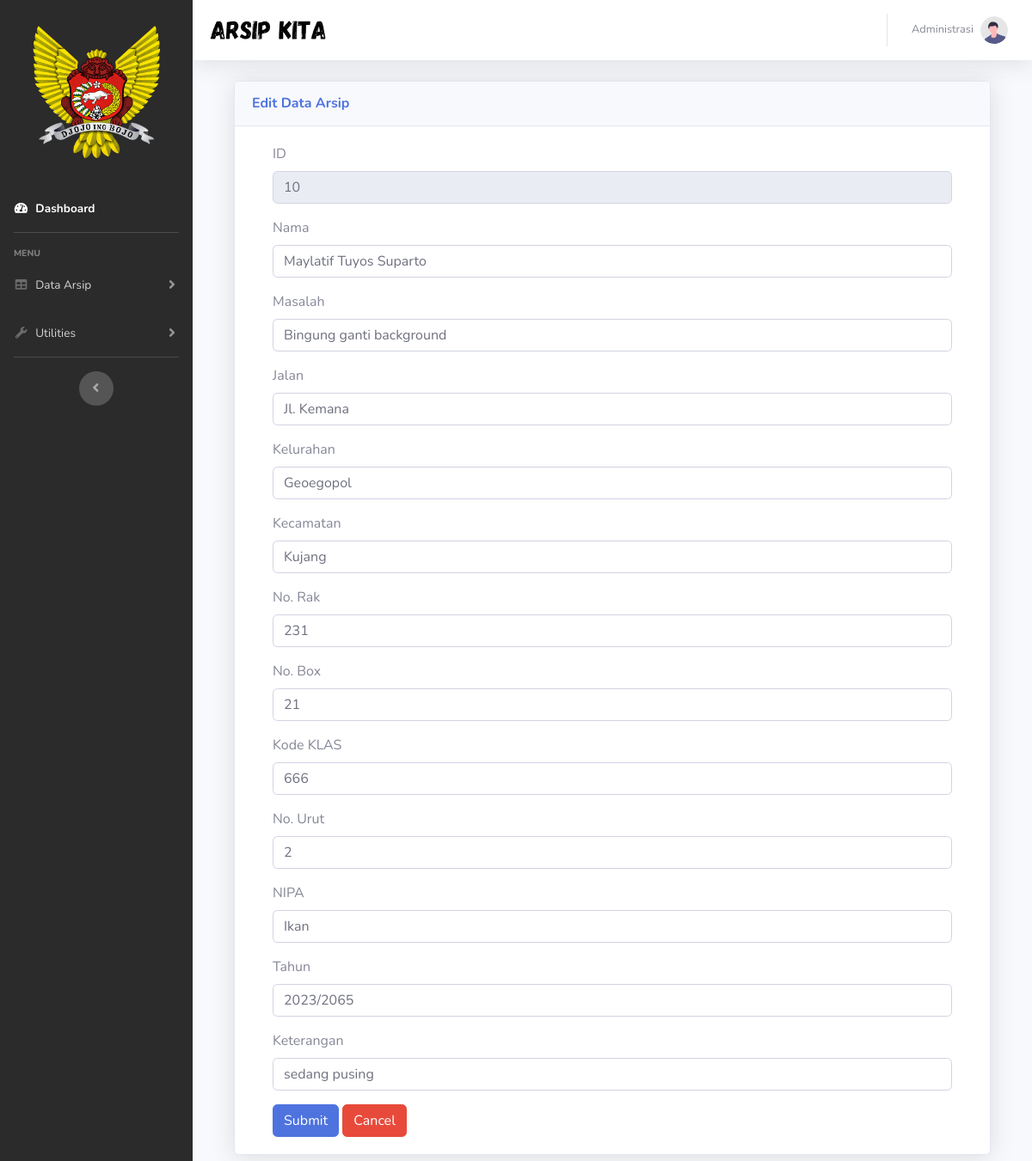
The app's page /admin/arsip/editdata.php?id_dataarsip=10 with its own data.
### tables this page shows
CREATE TABLE `tb_dataarsip` (
  `id_dataarsip` int(10) NOT NULL,
  `tanggal` date NOT NULL,
  `nama` varchar(100) NOT NULL,
  `masalah` varchar(100) NOT NULL,
  `jalan` varchar(100) NOT NULL,
  `kelurahan` varchar(100) NOT NULL,
  `kecamatan` varchar(100) NOT NULL,
  `no_rak` varchar(10) NOT NULL,
  `no_box` varchar(10) NOT NULL,
  `kode_klas` varchar(100) NOT NULL,
  `no_urut` varchar(100) NOT NULL,
  `nipa` varchar(10) NOT NULL,
  `tahun` varchar(100) NOT NULL,
  `keterangan` varchar(100) NOT NULL
);

### database/koneksi.php (called while the page is built, shortened)
<?php
class koneksi
{
    private $host = "localhost";
    private $user = "root";
    private $password = "";
    private $database = "disarsipus";
    private $koneksi;
    private function connect()
    {
        $this->koneksi = mysqli_connect($this->host, $this->user, $this->password, $this->database);
    }
    public function query($sql)
    {
        return $this->koneksi->query($sql);
    }
}

### admin/arsip/editdata.php (the view, shortened to what this page needs)
<?php include './layout/header.php'; ?>
<?php
require_once '../../database/koneksi.php';
$koneksi = new koneksi();
include './layout/header.php';
?>
<head>
</head>
<body id="page-top">
    <div id="wrapper">
        <ul class="navbar-nav sidebar sidebar-dark accordion" id="accordionSidebar" style="background-color:#2b2b2b;">
            <a class="sidebar-brand d-flex align-items-center justify-content-center" href="../dashboard.php">
                <div class="sidebar-brand-icon text-center">
                    <br><br><br><br><br><br>
                    <img src="../../assets/img/arsip.png" width="77%">
                </div>
            </a>
            <br><br><br><br><br><br>
            <li class="nav-item active">
                <a class="nav-link" href="../dashboard.php">
                    <i class="fas fa-fw fa-tachometer-alt"></i>
                    <span>Dashboard</span></a>
            </li>
            <hr class="sidebar-divider">
            <div class="sidebar-heading">
                Menu
            </div>
            <li class="nav-item">
                <a class="nav-link collapsed" href="#" data-toggle="collapse" data-target="#collapseTwo"
                    aria-expanded="true" aria-controls="collapseTwo">
                    <i class="fas fa-fw fa-table"></i>
                    <span>Data Arsip</span>
                </a>
            </li>
            <li class="nav-item">
                <a class="nav-link collapsed" href="#" data-toggle="collapse" data-target="#collapseUtilities"
                    aria-expanded="true" aria-controls="collapseUtilities">
                    <i class="fas fa-fw fa-wrench"></i>
                    <span>Utilities</span>
                </a>
            </li>
            <hr class="sidebar-divider d-none d-md-block">
            <div class="text-center d-none d-md-inline">
                <button class="rounded-circle border-0" id="sidebarToggle"></button>
            </div>
        </ul>
        <div id="content-wrapper" class="d-flex flex-column">
            <div id="content">
                <nav class="navbar navbar-expand navbar-light bg-white topbar mb-4 static-top shadow">
                    <form
                        class="d-none d-sm-inline-block form-inline mr-auto ml-md-0 my-2 my-md-0 mw-100 navbar-search">
                        <img src="../../assets/img/tulisan.png" width="36%">
                    </form>
                    <ul class="navbar-nav ml-auto">
                        <li class="nav-item dropdown no-arrow">
                            <a class="nav-link dropdown-toggle" href="#" id="userDropdown" role="button"
                                data-toggle="dropdown" aria-haspopup="true" aria-expanded="false">
                                <span class="mr-2 d-none d-lg-inline text-gray-600 small">Administrasi</span>
                                <img class="img-profile rounded-circle" src="../../assets/img/undraw_profile.svg">
                            </a>
                        </li>
                    </ul>
                </nav>
                <div class="container-fluid">
                    <?php
    $id = $_GET['id_dataarsip'];
    $query = "SELECT * FROM tb_dataarsip WHERE id_dataarsip = '$id'";
    $result = $koneksi->query($query);
    $row = mysqli_fetch_assoc($result);
    ?>
                    <div class="container">
                        <div class="card shadow mb-4">
                            <div class="card-header py-3">
                                <h6 class="m-0 font-weight-bold text-primary">Edit Data Arsip</h6>
                            </div>
                            <div class="container">
                                <div class="card-body">
                                    <div class="row">
                                        <div class="col-md-12">
                                            <form action="operasi_edit_data.php" method="POST">
                                                <div class="form-group">
                                                    <label for="id_dataarsip">ID</label>
                                                    <input type="text" class="form-control" name="id_dataarsip"
                                                        id="id_dataarsip" value="<?php echo $row['id_dataarsip']; ?>"
                                                        readonly>
                                                </div>
                                                <div class="form-group">
                                                    <label for="nama">Nama</label>
                                                    <input type="text" class="form-control" name="nama" id="nama"
                                                        required value="<?php echo $row['nama']; ?>">
                                                </div>
                                                <div class="form-group">
                                                    <label for="masalah">Masalah</label>
                                                    <input type="text" class="form-control" name="masalah" id="masalah"
                                                        required value="<?php echo $row['masalah']; ?>">
                                                </div>
                                                <div class="form-group">
                                                    <label for="jalan">Jalan</label>
                                                    <input type="text" class="form-control" name="jalan" id="jalan"
                                                        required value="<?php echo $row['jalan']; ?>">
                                                </div>
                                                <div class="form-group">
                                                    <label for="kelurahan">Kelurahan</label>
                                                    <input type="text" class="form-control" name="kelurahan"
                                                        id="kelurahan" required
                                                        value="<?php echo $row['kelurahan']; ?>">
                                                </div>
                                                <div class="form-group">
                                                    <label for="kecamatan">Kecamatan</label>
                                                    <input type="text" class="form-control" name="kecamatan"
                                                        id="kecamatan" required
                                                        value="<?php echo $row['kecamatan']; ?>">
                                                </div>
                                                <div class="form-group">
                                                    <label for="no_rak">No. Rak</label>
                                                    <input type="text" class="form-control" name="no_rak" id="no_rak"
                                                        required value="<?php echo $row['no_rak']; ?>">
                                                </div>
                                                <div class="form-group">
                                                    <label for="no_box">No. Box</label>
                                                    <input type="text" class="form-control" name="no_box" id="no_box"
                                                        required value="<?php echo $row['no_box']; ?>">
                                                </div>
                                                <div class="form-group">
                                                    <label for="kode_klas">Kode KLAS</label>
                                                    <input type="text" class="form-control" name="kode_klas"
                                                        id="kode_klas" required
                                                        value="<?php echo $row['kode_klas']; ?>">
                                                </div>
                                                <div class="form-group">
                                                    <label for="no_urut">No. Urut</label>
                                                    <input type="text" class="form-control" name="no_urut" id="no_urut"
                                                        required value="<?php echo $row['no_urut']; ?>">
                                                </div>
                                                <div class="form-group">
                                                    <label for="nipa">NIPA</label>
                                                    <input type="text" class="form-control" name="nipa" id="nipa"
                                                        required value="<?php echo $row['nipa']; ?>">
                                                </div>
                                                <div class="form-group">
                                                    <label for="tahun">Tahun</label>
                                                    <input type="text" class="form-control" name="tahun" id="tahun"
                                                        required value="<?php echo $row['tahun']; ?>">
                                                </div>
                                                <div class="form-group">
                                                    <label for="keterangan">Keterangan</label>
                                                    <input type="text" class="form-control" name="keterangan"
                                                        id="keterangan" required
                                                        value="<?php echo $row['keterangan']; ?>">
                                                </div>
                                                <button type="submit" class="btn btn-primary" name="Update"
                                                    value="Update Data">
                                                    Submit
                                                </button>
                                                <button type="submit" action="arsip.php" class="btn btn-danger">
                                                    Cancel
                                                </button>
                                            </form>
                                        </div>
                                    </div>
                                </div>
</body>
</html>
<?php include './layout/footer.php';?>

### admin/arsip/layout/header.php (shortened to what this page needs)
<!DOCTYPE html>
<html lang="en">
<head>
    <link href="../../assets\vendor\fontawesome-free\css\all.min.css" rel="stylesheet" type="text/css">
    <link href="../../assets/css/style.css" rel="stylesheet">
    <link href="../../assets/css/sb-admin-2.min.css" rel="stylesheet">
    <link href="../../assets/vendor/datatables/dataTables.bootstrap4.min.css" rel="stylesheet">
</head>
<body>

### admin/arsip/layout/footer.php (shortened to what this page needs)
</body>
</html>

### assets/css/style.css (style rules this page uses)
.btn-danger { color: #fff; background-color: #d9534f; border-color: #d43f3a; }

### records on screen
tb_dataarsip: id_dataarsip "10", nama "Maylatif Tuyos Suparto", masalah "Bingung ganti background", jalan "Jl. Kemana", kelurahan "Geoegopol", kecamatan "Kujang", no_rak "231", no_box "21", kode_klas "666", no_urut "2", nipa "Ikan", tahun "2023/2065", keterangan "sedang pusing"
